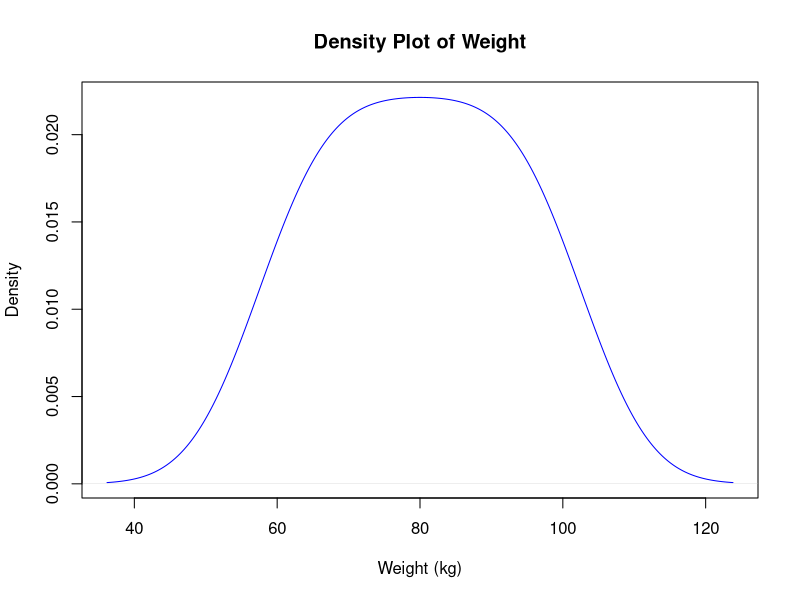

Recreate this plot in R.
# Data
weight <- c(60, 65, 70, 75, 80, 85, 90, 95, 100)

# Density plot
plot(density(weight), 
     main="Density Plot of Weight",
     xlab="Weight (kg)", 
     ylab="Density",
     col="blue")
